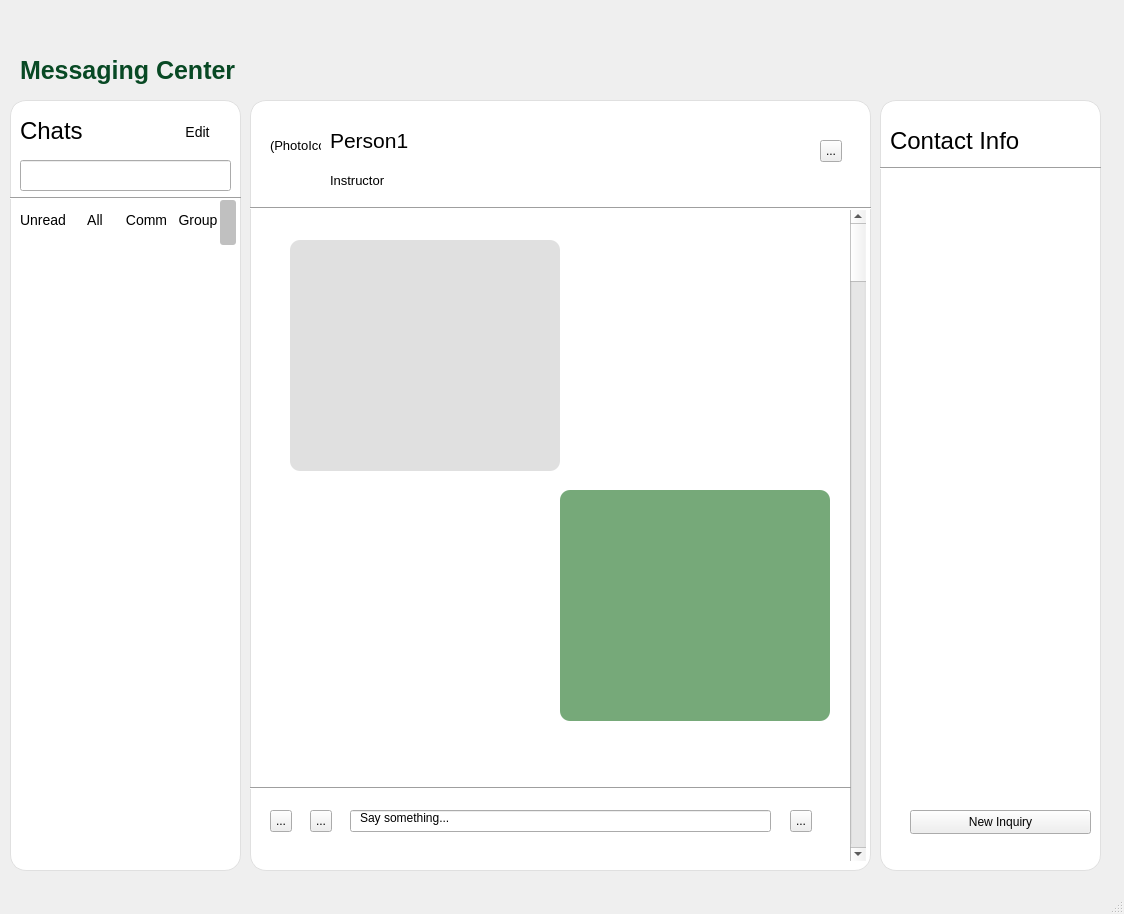
<?xml version="1.0" encoding="UTF-8"?>
<ui version="4.0">
 <class>MainWindow</class>
 <widget class="QMainWindow" name="MainWindow">
  <property name="geometry">
   <rect>
    <x>0</x>
    <y>0</y>
    <width>1124</width>
    <height>914</height>
   </rect>
  </property>
  <property name="windowTitle">
   <string>MainWindow</string>
  </property>
  <widget class="QWidget" name="centralwidget">
   <widget class="QWidget" name="chat_info" native="true">
    <property name="geometry">
     <rect>
      <x>10</x>
      <y>100</y>
      <width>231</width>
      <height>771</height>
     </rect>
    </property>
    <property name="styleSheet">
     <string notr="true">QWidget#chat_info {
    background-color: white;
    border-radius: 16px;
    border: 1px solid #e0e0e0;
    padding: 10px;
}
</string>
    </property>
    <widget class="QLabel" name="label_2">
     <property name="geometry">
      <rect>
       <x>10</x>
       <y>0</y>
       <width>91</width>
       <height>61</height>
      </rect>
     </property>
     <property name="font">
      <font>
       <family>Arial</family>
       <pointsize>18</pointsize>
      </font>
     </property>
     <property name="text">
      <string>Chats</string>
     </property>
    </widget>
    <widget class="QPushButton" name="push_edit">
     <property name="geometry">
      <rect>
       <x>150</x>
       <y>20</y>
       <width>75</width>
       <height>24</height>
      </rect>
     </property>
     <property name="styleSheet">
      <string notr="true">QPushButton#push_edit{
    color: black;                      
    border: none;                     
    border-radius: 5px;                        
    font-size: 14px;                   
}

QPushButton#push_edit:hover {
    background-color: #005a2e;          /* Lighter green on hover */
}

QPushButton#push_edit:pressed {
    background-color: #002d17;          /* Even darker green when pressed */
}
</string>
     </property>
     <property name="text">
      <string>Edit</string>
     </property>
    </widget>
    <widget class="QLineEdit" name="search_recipt">
     <property name="geometry">
      <rect>
       <x>10</x>
       <y>60</y>
       <width>211</width>
       <height>31</height>
      </rect>
     </property>
     <property name="styleSheet">
      <string notr="true">QLineEdit#search_bar {
    background-color: #f5f5f5;
    border: 1px solid #cfcfcf;
    border-radius: 15px;
    padding: 6px 12px;
    font-size: 13px;
}
</string>
     </property>
    </widget>
    <widget class="Line" name="line">
     <property name="geometry">
      <rect>
       <x>0</x>
       <y>90</y>
       <width>231</width>
       <height>16</height>
      </rect>
     </property>
     <property name="orientation">
      <enum>Qt::Horizontal</enum>
     </property>
    </widget>
    <widget class="QScrollBar" name="scroll_bar">
     <property name="geometry">
      <rect>
       <x>210</x>
       <y>100</y>
       <width>16</width>
       <height>501</height>
      </rect>
     </property>
     <property name="styleSheet">
      <string notr="true">QScrollBar:vertical {
    border: none;
    background: transparent;
    width: 6px;
    margin: 0px;
}

QScrollBar::handle:vertical {
    background: #c0c0c0;
    border-radius: 3px;
    min-height: 20px;
}

QScrollBar::add-line:vertical,
QScrollBar::sub-line:vertical {
    height: 0px;
}
</string>
     </property>
     <property name="orientation">
      <enum>Qt::Vertical</enum>
     </property>
    </widget>
    <widget class="QWidget" name="layoutWidget">
     <property name="geometry">
      <rect>
       <x>10</x>
       <y>110</y>
       <width>201</width>
       <height>21</height>
      </rect>
     </property>
     <layout class="QHBoxLayout" name="horizontalLayout">
      <item>
       <widget class="QPushButton" name="push_unread">
        <property name="styleSheet">
         <string notr="true">QPushButton#push_unread{
    color: black;                      
    border: none;                     
    border-radius: 5px;                        
    font-size: 14px;                   
}

QPushButton#push_unread:hover {
    background-color: #005a2e;          /* Lighter green on hover */
}

QPushButton#push_unread:pressed {
    background-color: #002d17;          /* Even darker green when pressed */
}
</string>
        </property>
        <property name="text">
         <string>Unread</string>
        </property>
       </widget>
      </item>
      <item>
       <widget class="QPushButton" name="push_all">
        <property name="styleSheet">
         <string notr="true">QPushButton#push_all{
    color: black;                      
    border: none;                     
    border-radius: 5px;                        
    font-size: 14px;                   
}

QPushButton#push_all:hover {
    background-color: #005a2e;          /* Lighter green on hover */
}

QPushButton#push_all:pressed {
    background-color: #002d17;          /* Even darker green when pressed */
}
</string>
        </property>
        <property name="text">
         <string>All</string>
        </property>
       </widget>
      </item>
      <item>
       <widget class="QPushButton" name="push_comm">
        <property name="styleSheet">
         <string notr="true">QPushButton#push_comm{
    color: black;                      
    border: none;                     
    border-radius: 5px;                        
    font-size: 14px;                   
}

QPushButton#push_comm:hover {
    background-color: #005a2e;          /* Lighter green on hover */
}

QPushButton#push_comm:pressed {
    background-color: #002d17;          /* Even darker green when pressed */
}
</string>
        </property>
        <property name="text">
         <string>Comm</string>
        </property>
       </widget>
      </item>
      <item>
       <widget class="QPushButton" name="push_group">
        <property name="styleSheet">
         <string notr="true">QPushButton#push_group{
    color: black;                      
    border: none;                     
    border-radius: 5px;                        
    font-size: 14px;                   
}

QPushButton#push_group:hover {
    background-color: #005a2e;          /* Lighter green on hover */
}

QPushButton#push_group:pressed {
    background-color: #002d17;          /* Even darker green when pressed */
}
</string>
        </property>
        <property name="text">
         <string>Group</string>
        </property>
       </widget>
      </item>
     </layout>
    </widget>
   </widget>
   <widget class="QWidget" name="contact_info" native="true">
    <property name="geometry">
     <rect>
      <x>880</x>
      <y>100</y>
      <width>221</width>
      <height>771</height>
     </rect>
    </property>
    <property name="styleSheet">
     <string notr="true">QWidget#contact_info {
    background-color: white;
    border-radius: 16px;
    border: 1px solid #e0e0e0;
    padding: 10px;
}
</string>
    </property>
    <widget class="QLabel" name="label_9">
     <property name="geometry">
      <rect>
       <x>10</x>
       <y>10</y>
       <width>181</width>
       <height>61</height>
      </rect>
     </property>
     <property name="font">
      <font>
       <family>Arial</family>
       <pointsize>18</pointsize>
      </font>
     </property>
     <property name="text">
      <string>Contact Info</string>
     </property>
    </widget>
    <widget class="Line" name="line_2">
     <property name="geometry">
      <rect>
       <x>0</x>
       <y>60</y>
       <width>221</width>
       <height>16</height>
      </rect>
     </property>
     <property name="orientation">
      <enum>Qt::Horizontal</enum>
     </property>
    </widget>
    <widget class="QPushButton" name="button_new_inquiry">
     <property name="geometry">
      <rect>
       <x>30</x>
       <y>710</y>
       <width>181</width>
       <height>24</height>
      </rect>
     </property>
     <property name="text">
      <string>New Inquiry</string>
     </property>
    </widget>
   </widget>
   <widget class="QLabel" name="msg_header">
    <property name="geometry">
     <rect>
      <x>20</x>
      <y>40</y>
      <width>221</width>
      <height>61</height>
     </rect>
    </property>
    <property name="font">
     <font>
      <family>Arial</family>
      <pointsize>-1</pointsize>
      <bold>true</bold>
     </font>
    </property>
    <property name="styleSheet">
     <string notr="true">QLabel#msg_header {
    color: #084924;           /* Dark green text */
    font-size: 25px;          /* Large font */
    font-weight: bold;        /* Bold text */
    background-color: transparent;
}
</string>
    </property>
    <property name="text">
     <string>Messaging Center</string>
    </property>
   </widget>
   <widget class="QWidget" name="message_widget" native="true">
    <property name="geometry">
     <rect>
      <x>250</x>
      <y>100</y>
      <width>621</width>
      <height>771</height>
     </rect>
    </property>
    <property name="styleSheet">
     <string notr="true">QWidget#message_widget {
    background-color: white;
    border-radius: 16px;
    border: 1px solid #e0e0e0;
    padding: 10px;
}
</string>
    </property>
    <widget class="QLabel" name="name_header">
     <property name="geometry">
      <rect>
       <x>80</x>
       <y>10</y>
       <width>241</width>
       <height>61</height>
      </rect>
     </property>
     <property name="font">
      <font>
       <family>Arial</family>
       <pointsize>16</pointsize>
      </font>
     </property>
     <property name="text">
      <string>Person1</string>
     </property>
    </widget>
    <widget class="QLabel" name="header2_accesslvl">
     <property name="geometry">
      <rect>
       <x>80</x>
       <y>60</y>
       <width>241</width>
       <height>41</height>
      </rect>
     </property>
     <property name="font">
      <font>
       <family>Arial</family>
       <pointsize>10</pointsize>
      </font>
     </property>
     <property name="text">
      <string>Instructor</string>
     </property>
    </widget>
    <widget class="Line" name="line_3">
     <property name="geometry">
      <rect>
       <x>0</x>
       <y>100</y>
       <width>631</width>
       <height>16</height>
      </rect>
     </property>
     <property name="orientation">
      <enum>Qt::Horizontal</enum>
     </property>
    </widget>
    <widget class="QLabel" name="photo_icon">
     <property name="geometry">
      <rect>
       <x>20</x>
       <y>30</y>
       <width>51</width>
       <height>31</height>
      </rect>
     </property>
     <property name="font">
      <font>
       <family>Arial</family>
       <pointsize>10</pointsize>
      </font>
     </property>
     <property name="text">
      <string>(PhotoIcon)</string>
     </property>
    </widget>
    <widget class="QToolButton" name="toolButton">
     <property name="geometry">
      <rect>
       <x>570</x>
       <y>40</y>
       <width>22</width>
       <height>22</height>
      </rect>
     </property>
     <property name="text">
      <string>...</string>
     </property>
    </widget>
    <widget class="QWidget" name="bubble_left" native="true">
     <property name="geometry">
      <rect>
       <x>40</x>
       <y>140</y>
       <width>270</width>
       <height>231</height>
      </rect>
     </property>
     <property name="styleSheet">
      <string notr="true">QWidget#bubble_left {
    background-color: #e0e0e0;     /* Light gray for receiver */
    border-radius: 10px;
    padding: 10px;
    color: black;
    max-width: 250px;
}
</string>
     </property>
    </widget>
    <widget class="QWidget" name="bubble_right" native="true">
     <property name="geometry">
      <rect>
       <x>310</x>
       <y>390</y>
       <width>270</width>
       <height>231</height>
      </rect>
     </property>
     <property name="styleSheet">
      <string notr="true">QWidget#bubble_right{
    background-color: #76a979;     /* Greenish color */
    border-radius: 10px;
    padding: 10px;
    color: white;
    max-width: 250px;
}</string>
     </property>
    </widget>
    <widget class="QScrollBar" name="verticalScrollBar">
     <property name="geometry">
      <rect>
       <x>600</x>
       <y>110</y>
       <width>16</width>
       <height>651</height>
      </rect>
     </property>
     <property name="orientation">
      <enum>Qt::Vertical</enum>
     </property>
    </widget>
    <widget class="QLineEdit" name="lineedit_msg">
     <property name="geometry">
      <rect>
       <x>100</x>
       <y>710</y>
       <width>421</width>
       <height>22</height>
      </rect>
     </property>
    </widget>
    <widget class="Line" name="line_4">
     <property name="geometry">
      <rect>
       <x>-10</x>
       <y>680</y>
       <width>611</width>
       <height>16</height>
      </rect>
     </property>
     <property name="orientation">
      <enum>Qt::Horizontal</enum>
     </property>
    </widget>
    <widget class="QToolButton" name="button_attachments">
     <property name="geometry">
      <rect>
       <x>20</x>
       <y>710</y>
       <width>22</width>
       <height>22</height>
      </rect>
     </property>
     <property name="text">
      <string>...</string>
     </property>
    </widget>
    <widget class="QToolButton" name="button_link">
     <property name="geometry">
      <rect>
       <x>60</x>
       <y>710</y>
       <width>22</width>
       <height>22</height>
      </rect>
     </property>
     <property name="text">
      <string>...</string>
     </property>
    </widget>
    <widget class="QToolButton" name="button_send">
     <property name="geometry">
      <rect>
       <x>540</x>
       <y>710</y>
       <width>22</width>
       <height>22</height>
      </rect>
     </property>
     <property name="text">
      <string>...</string>
     </property>
    </widget>
    <widget class="QLabel" name="label_placeholder">
     <property name="geometry">
      <rect>
       <x>110</x>
       <y>710</y>
       <width>161</width>
       <height>16</height>
      </rect>
     </property>
     <property name="text">
      <string>Say something...</string>
     </property>
    </widget>
   </widget>
  </widget>
  <widget class="QMenuBar" name="menubar">
   <property name="geometry">
    <rect>
     <x>0</x>
     <y>0</y>
     <width>1124</width>
     <height>22</height>
    </rect>
   </property>
  </widget>
  <widget class="QStatusBar" name="statusbar"/>
 </widget>
 <resources/>
 <connections/>
</ui>
